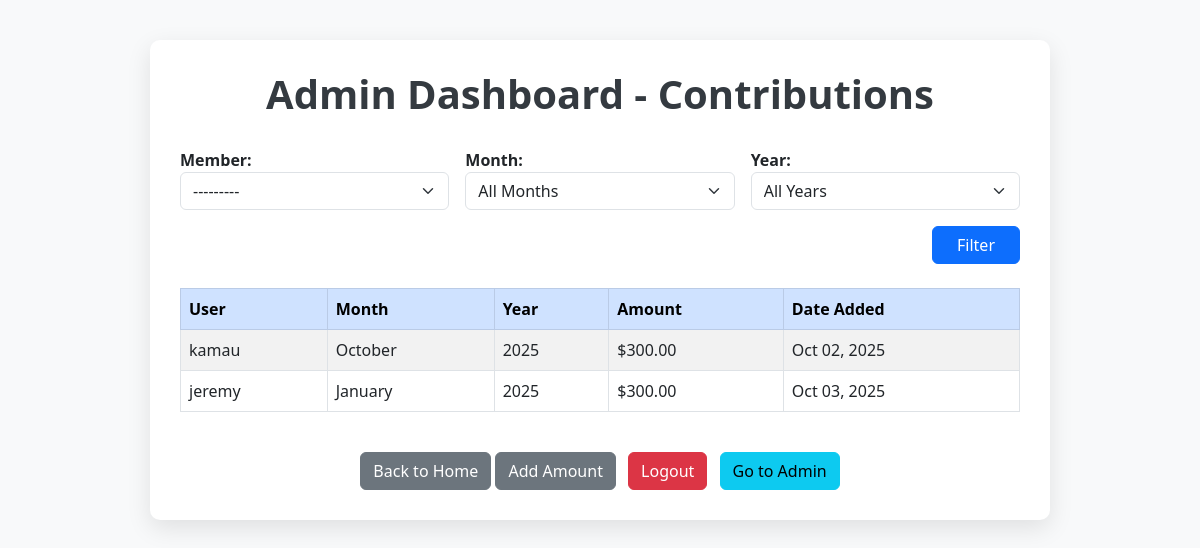
Before: /admin-dashboard/ (signed in) with the older database file.
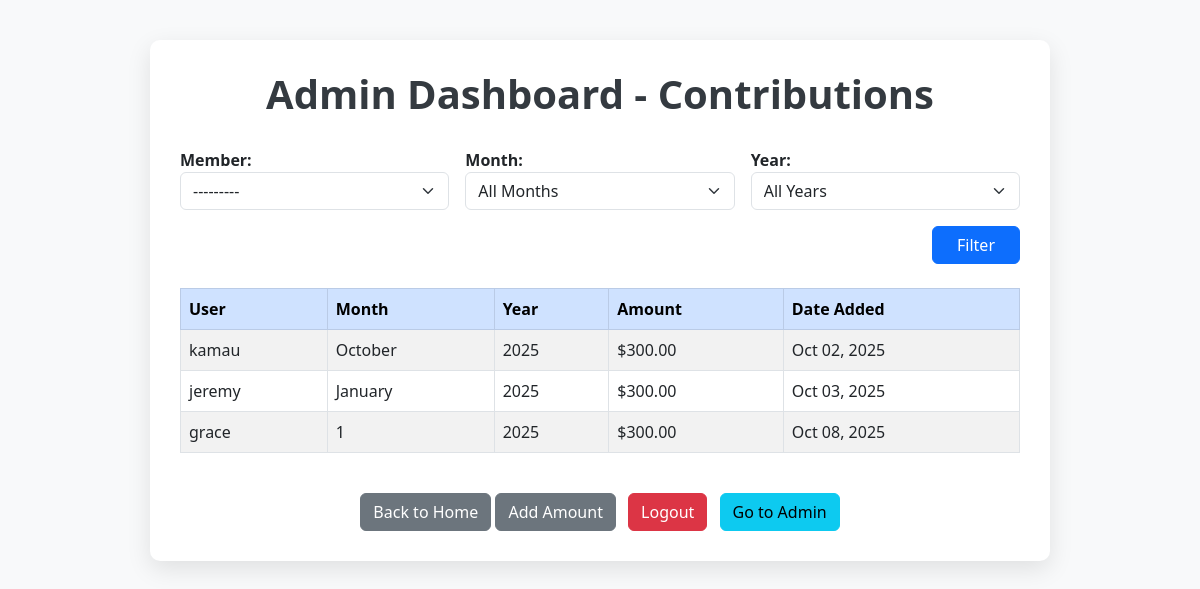
After: the same page with the newer database file.
### youngstarapp/models.py (models this page shows, shortened)
class Contribution(models.Model):
    user = models.ForeignKey(User, on_delete=models.CASCADE)
    amount = models.DecimalField(max_digits=10, decimal_places=2)
    month = models.PositiveSmallIntegerField(choices=MONTH_CHOICES)
    year = models.IntegerField()
    created_at = models.DateTimeField(auto_now_add=True)
    class Meta:
        unique_together = ('user', 'month', 'year')
        ordering = ['-year', '-month']

### youngstarapp/views.py (the view, shortened to what this page needs)
# urls.py: path('admin-dashboard/', admin_dashboard, name='admin_dashboard'),
@user_passes_test(is_admin)
def admin_dashboard(request):
    form = ContributionFilterForm(request.GET or None)
    contributions = Contribution.objects.all().order_by('-year', '-month')
    members = User.objects.all()
    context = {
        'members': members,
        'contributions': contributions,
        'filter_form': form,
    }
    return render(request, 'admin_dashboard.html', context)

### youngstarapp/forms.py
class ContributionFilterForm(forms.Form):
    user = forms.ModelChoiceField(queryset=User.objects.all(), required=False, label="Member")
    month = forms.ChoiceField(choices=MONTH_CHOICES, required=False)
    year = forms.ChoiceField(choices=YEAR_CHOICES, required=False)

### youngstarapp/views.py (called while the page is built)
def is_admin(user):
    return user.is_superuser  # or use user.is_staff if appropriate

### templates/admin_dashboard.html (shortened to what this page needs)
{% load static %}
<!DOCTYPE html>
<html lang="en">
<head>
  <link href="https://cdn.jsdelivr.net/npm/bootstrap@5.3.0/dist/css/bootstrap.min.css" rel="stylesheet" />
    {% load widget_tweaks %}
</head>
<body>
  <div class="container">
    <h1>Admin Dashboard - Contributions</h1>
    <form method="get" class="row g-3 filter-form mb-4">
      <div class="col-md-4">
        {{ filter_form.user.label_tag }}
        {{ filter_form.user|add_class:"form-select" }}
      </div>
      <div class="col-md-4">
        {{ filter_form.month.label_tag }}
        {{ filter_form.month|add_class:"form-select" }}
      </div>
      <div class="col-md-4">
        {{ filter_form.year.label_tag }}
        {{ filter_form.year|add_class:"form-select" }}
      </div>
      <div class="col-12 d-flex justify-content-end">
        <button type="submit" class="btn btn-primary px-4">Filter</button>
      </div>
    </form>
    <div class="table-responsive">
      <table class="table table-striped table-bordered">
        <thead class="table-primary">
          <tr>
            <th>User</th>
            <th>Month</th>
            <th>Year</th>
            <th>Amount</th>
            <th>Date Added</th>
          </tr>
        </thead>
        <tbody>
          {% if contributions %}
            {% for c in contributions %}
              <tr>
                <td>{{ c.user.username }}</td>
                <td>{{ c.month }}</td>
                <td>{{ c.year }}</td>
                <td>${{ c.amount }}</td>
                <td>{{ c.created_at|date:"M d, Y" }}</td>
              </tr>
            {% endfor %}
          {% else %}
            <tr>
              <td colspan="5" class="text-center text-muted">No contributions found.</td>
            </tr>
          {% endif %}
        </tbody>
      </table>
    </div>
    <div class="mt-4 text-center">
      <a href="{% url 'home' %}" class="btn btn-secondary">Back to Home</a>
      <a href="{% url 'add_contribution' %}" class="btn btn-secondary">Add Amount</a>
      <a href="{% url 'logout' %}" class="btn btn-danger ms-2">Logout</a>
        <a href="/admin/" class="btn btn-info ms-2">Go to Admin</a>
    </div>
  </div>
</body>
</html>

### templates/admin_dashboard.html (style rules this page uses)
body { background-color: #f8f9fa; font-family: "Segoe UI", Tahoma, Geneva, Verdana, sans-serif; }
.container { margin-top: 40px; max-width: 900px; background: white; padding: 30px; border-radius: 10px; box-shadow: 0 8px 24px rgba(0,0,0,0.1); }
h1 { margin-bottom: 30px; font-weight: 700; color: #343a40; text-align: center; }
.filter-form label { font-weight: 600; }
table th, table td { vertical-align: middle !important; }

Changed rows visible on the page:
added Contribution: user.username "grace", month "1", year "2025", amount "300.00", created_at "Oct 08, 2025"
